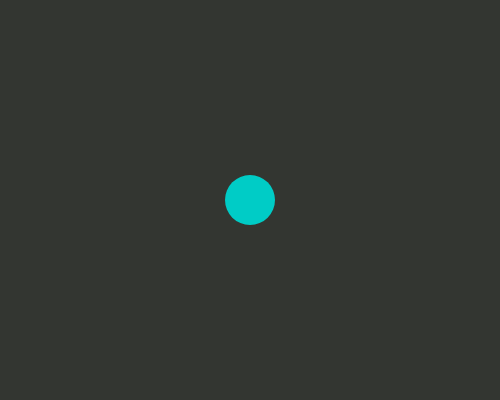
Frame 1 (no input)
Frame 60 (no input): identical to frame 1, image omitted
Frame 120 (the mouse pressed at the canvas centre since frame 60): identical to frame 1, image omitted

The p5.js sketch that drew this single still picture (run headless with seeded random() and noise() and a simulated clock; from frame 60 on, the mouse is pressed at the canvas centre):

// p5.js sketch
// ── sketch.js
//変数
var d;     //オブジェクトの直径　Diameter の d
var r;     //オブジェクトの半径  Radius の r
var x;     //オブジェクトのx座標
var y;     //オブジェクトのy座標


function setup() {
	createCanvas(500, 400);
	background(51,54,49);
	noStroke();

	//初期化
	d = 50; 
	r = d/2;
	x = width / 2;
	y = height / 2;

}

function draw() {
	background(51,54,49);
	Ball(x, y, d, color(0, 204, 198));

}


//マウスをクリックした時
//mouseClicked
function mouseClicked() {

}

//Ball
function Ball(_x, _y, _d, _color) {
	fill(_color);
	ellipse(_x, _y, _d, _d, _color);

}
